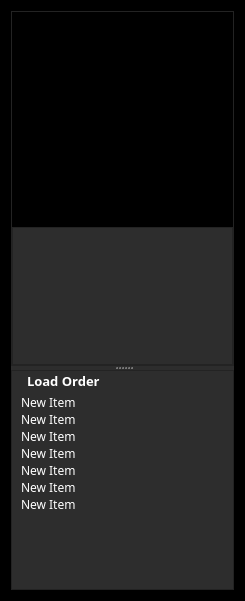
<?xml version="1.0" encoding="UTF-8"?>
<ui version="4.0">
 <class>PreviewPanel</class>
 <widget class="QWidget" name="PreviewPanel">
  <property name="geometry">
   <rect>
    <x>0</x>
    <y>0</y>
    <width>245</width>
    <height>597</height>
   </rect>
  </property>
  <property name="sizePolicy">
   <sizepolicy hsizetype="Preferred" vsizetype="Expanding">
    <horstretch>0</horstretch>
    <verstretch>0</verstretch>
   </sizepolicy>
  </property>
  <property name="windowTitle">
   <string>Form</string>
  </property>
  <property name="styleSheet">
   <string notr="true">QWidget{
	background-color: black;
}

QFrame{
	background-color: rgb(45,45,45);
}</string>
  </property>
  <layout class="QVBoxLayout" name="verticalLayout">
   <item>
    <widget class="QSplitter" name="splitter">
     <property name="orientation">
      <enum>Qt::Vertical</enum>
     </property>
     <widget class="QFrame" name="TopFrame">
      <property name="minimumSize">
       <size>
        <width>100</width>
        <height>355</height>
       </size>
      </property>
      <property name="frameShape">
       <enum>QFrame::StyledPanel</enum>
      </property>
      <property name="frameShadow">
       <enum>QFrame::Raised</enum>
      </property>
      <layout class="QVBoxLayout" name="verticalLayout_2">
       <property name="spacing">
        <number>0</number>
       </property>
       <property name="leftMargin">
        <number>0</number>
       </property>
       <property name="topMargin">
        <number>0</number>
       </property>
       <property name="rightMargin">
        <number>0</number>
       </property>
       <property name="bottomMargin">
        <number>0</number>
       </property>
       <item>
        <widget class="QLabel" name="PreviewLabel">
         <property name="styleSheet">
          <string notr="true">QLabel{
	background-color: black;
	
}</string>
         </property>
         <property name="text">
          <string/>
         </property>
        </widget>
       </item>
       <item>
        <widget class="QFrame" name="DetailFrame">
         <property name="maximumSize">
          <size>
           <width>16777215</width>
           <height>138</height>
          </size>
         </property>
         <property name="styleSheet">
          <string notr="true">QLabel{
	color: white;
}</string>
         </property>
         <property name="frameShape">
          <enum>QFrame::StyledPanel</enum>
         </property>
         <property name="frameShadow">
          <enum>QFrame::Raised</enum>
         </property>
         <layout class="QVBoxLayout" name="verticalLayout_4">
          <property name="spacing">
           <number>0</number>
          </property>
          <property name="leftMargin">
           <number>0</number>
          </property>
          <property name="topMargin">
           <number>8</number>
          </property>
          <property name="rightMargin">
           <number>0</number>
          </property>
          <property name="bottomMargin">
           <number>0</number>
          </property>
          <item>
           <widget class="QLabel" name="authorLabel">
            <property name="maximumSize">
             <size>
              <width>16777215</width>
              <height>19</height>
             </size>
            </property>
            <property name="font">
             <font>
              <family>Segoe UI Semibold</family>
              <pointsize>8</pointsize>
              <bold>false</bold>
             </font>
            </property>
            <property name="text">
             <string/>
            </property>
            <property name="alignment">
             <set>Qt::AlignLeading|Qt::AlignLeft|Qt::AlignVCenter</set>
            </property>
            <property name="wordWrap">
             <bool>false</bool>
            </property>
            <property name="margin">
             <number>0</number>
            </property>
            <property name="indent">
             <number>15</number>
            </property>
           </widget>
          </item>
          <item>
           <widget class="QLabel" name="titleLabel">
            <property name="minimumSize">
             <size>
              <width>0</width>
              <height>0</height>
             </size>
            </property>
            <property name="maximumSize">
             <size>
              <width>16777215</width>
              <height>20</height>
             </size>
            </property>
            <property name="font">
             <font>
              <family>Segoe UI Black</family>
              <pointsize>13</pointsize>
              <bold>true</bold>
             </font>
            </property>
            <property name="text">
             <string/>
            </property>
            <property name="alignment">
             <set>Qt::AlignLeading|Qt::AlignLeft|Qt::AlignVCenter</set>
            </property>
            <property name="margin">
             <number>0</number>
            </property>
            <property name="indent">
             <number>15</number>
            </property>
           </widget>
          </item>
          <item>
           <widget class="QLabel" name="descriptionLabel">
            <property name="maximumSize">
             <size>
              <width>16777215</width>
              <height>78</height>
             </size>
            </property>
            <property name="font">
             <font>
              <family>Segoe UI Semibold</family>
              <pointsize>8</pointsize>
              <bold>true</bold>
             </font>
            </property>
            <property name="text">
             <string/>
            </property>
            <property name="alignment">
             <set>Qt::AlignLeading|Qt::AlignLeft|Qt::AlignTop</set>
            </property>
            <property name="indent">
             <number>15</number>
            </property>
           </widget>
          </item>
         </layout>
        </widget>
       </item>
      </layout>
     </widget>
     <widget class="QFrame" name="BottomFrame">
      <property name="minimumSize">
       <size>
        <width>0</width>
        <height>220</height>
       </size>
      </property>
      <property name="styleSheet">
       <string notr="true">QListWidget{
	color: white;
}
QLabel{
	color: white;
}</string>
      </property>
      <property name="frameShape">
       <enum>QFrame::StyledPanel</enum>
      </property>
      <property name="frameShadow">
       <enum>QFrame::Raised</enum>
      </property>
      <layout class="QVBoxLayout" name="verticalLayout_3">
       <property name="spacing">
        <number>0</number>
       </property>
       <property name="leftMargin">
        <number>0</number>
       </property>
       <property name="topMargin">
        <number>0</number>
       </property>
       <property name="rightMargin">
        <number>0</number>
       </property>
       <property name="bottomMargin">
        <number>0</number>
       </property>
       <item>
        <widget class="QLabel" name="LoadOrderLabel">
         <property name="minimumSize">
          <size>
           <width>0</width>
           <height>20</height>
          </size>
         </property>
         <property name="font">
          <font>
           <family>Segoe UI Variable Small</family>
           <pointsize>10</pointsize>
           <bold>true</bold>
          </font>
         </property>
         <property name="text">
          <string>Load Order</string>
         </property>
         <property name="alignment">
          <set>Qt::AlignLeading|Qt::AlignLeft|Qt::AlignVCenter</set>
         </property>
         <property name="margin">
          <number>4</number>
         </property>
         <property name="indent">
          <number>15</number>
         </property>
        </widget>
       </item>
       <item>
        <widget class="QListWidget" name="ListWidget">
         <property name="font">
          <font>
           <family>Segoe UI Variable Display Semib</family>
           <pointsize>9</pointsize>
           <italic>false</italic>
           <bold>false</bold>
           <underline>false</underline>
           <kerning>true</kerning>
          </font>
         </property>
         <property name="styleSheet">
          <string notr="true">QListWidget{
	padding-top: 3px;
	padding-left: 6px;
}</string>
         </property>
         <property name="frameShape">
          <enum>QFrame::NoFrame</enum>
         </property>
         <property name="frameShadow">
          <enum>QFrame::Plain</enum>
         </property>
         <property name="autoScrollMargin">
          <number>16</number>
         </property>
         <property name="dragEnabled">
          <bool>true</bool>
         </property>
         <property name="dragDropMode">
          <enum>QAbstractItemView::DragOnly</enum>
         </property>
         <property name="defaultDropAction">
          <enum>Qt::TargetMoveAction</enum>
         </property>
         <property name="alternatingRowColors">
          <bool>false</bool>
         </property>
         <property name="textElideMode">
          <enum>Qt::ElideRight</enum>
         </property>
         <property name="movement">
          <enum>QListView::Snap</enum>
         </property>
         <property name="isWrapping" stdset="0">
          <bool>false</bool>
         </property>
         <property name="layoutMode">
          <enum>QListView::SinglePass</enum>
         </property>
         <property name="spacing">
          <number>2</number>
         </property>
         <property name="viewMode">
          <enum>QListView::ListMode</enum>
         </property>
         <property name="modelColumn">
          <number>0</number>
         </property>
         <property name="uniformItemSizes">
          <bool>true</bool>
         </property>
         <property name="selectionRectVisible">
          <bool>false</bool>
         </property>
         <property name="sortingEnabled">
          <bool>false</bool>
         </property>
         <item>
          <property name="text">
           <string>New Item</string>
          </property>
         </item>
         <item>
          <property name="text">
           <string>New Item</string>
          </property>
         </item>
         <item>
          <property name="text">
           <string>New Item</string>
          </property>
         </item>
         <item>
          <property name="text">
           <string>New Item</string>
          </property>
         </item>
         <item>
          <property name="text">
           <string>New Item</string>
          </property>
         </item>
         <item>
          <property name="text">
           <string>New Item</string>
          </property>
         </item>
         <item>
          <property name="text">
           <string>New Item</string>
          </property>
         </item>
        </widget>
       </item>
      </layout>
     </widget>
    </widget>
   </item>
  </layout>
 </widget>
 <resources/>
 <connections/>
</ui>
